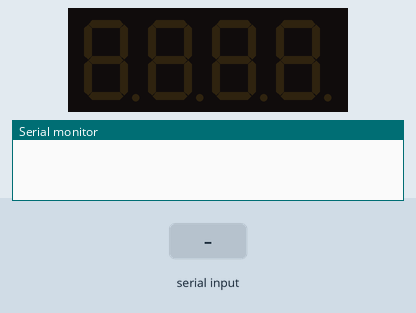
The sketch below on a simulated Arduino Uno, built with avr-gcc and run on an emulated ATmega328P. Parts: 4-digit seven-segment display, the last lines printed to the serial monitor. The inputs (shaded band) are chosen by the test bench.

Above: at 1.2 s.
1.3 s: "90,45\n" received over Serial
At 2.5 s:
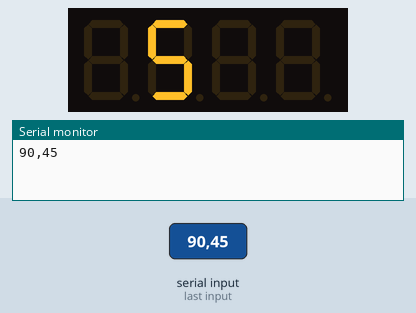
2.8 s: "90\n" received over Serial
At 3.2 s:
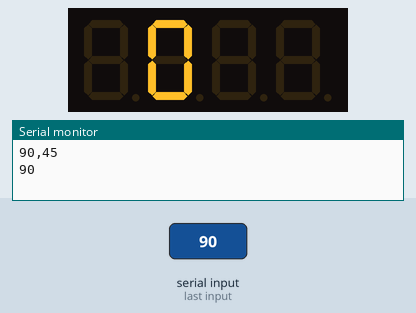
Timing chart, 0 to 5.8 s (numbered marks = the images above; inputs shaded):
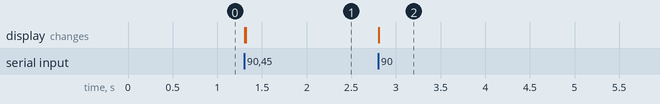

Measured:
- after the input at 1.3 s, the display: first changes at once (image 1 shows a later state)
- after the input at 2.8 s, the display: first changes at once (image 2 shows a later state)

The sketch:

bai_3.ino
```cpp
/*
Gửi 1 kí tự bất kì từ 0 đến 9 từ máy tính đến VĐK qua cổng UART,
VĐK nhận các kí tự này và hiển thị lên Led 1.
*/
#include "TM1637.h"

#define CLK 2
#define DIO 3

TM1637 tm1637(CLK, DIO);

void setup() {
  Serial.begin(9600);
  tm1637.init();
  tm1637.set(2);
  tm1637.clearDisplay();
}

void loop() {
  if (Serial.available()) {
    char c = Serial.read();  // trả về mã ascii
    Serial.print(c);

    if (c >= '0' && c <= '9') { //kiểm tra đầu vào
      int num = c - '0';
      tm1637.display(1, num);
    }
  }
}
```
